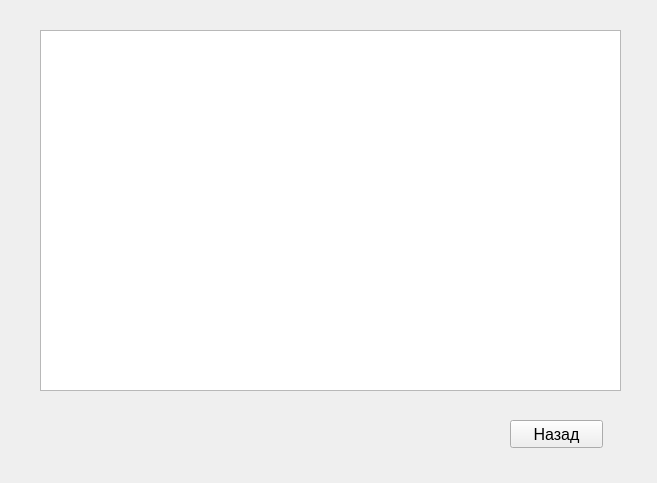
<?xml version="1.0" encoding="UTF-8"?>
<ui version="4.0">
 <class>clients</class>
 <widget class="QWidget" name="clients">
  <property name="geometry">
   <rect>
    <x>0</x>
    <y>0</y>
    <width>657</width>
    <height>483</height>
   </rect>
  </property>
  <property name="windowTitle">
   <string>Form</string>
  </property>
  <widget class="QPushButton" name="back">
   <property name="geometry">
    <rect>
     <x>510</x>
     <y>420</y>
     <width>93</width>
     <height>28</height>
    </rect>
   </property>
   <property name="font">
    <font>
     <pointsize>12</pointsize>
    </font>
   </property>
   <property name="text">
    <string>Назад</string>
   </property>
  </widget>
  <widget class="QTableWidget" name="tableWidget">
   <property name="geometry">
    <rect>
     <x>40</x>
     <y>30</y>
     <width>581</width>
     <height>361</height>
    </rect>
   </property>
  </widget>
 </widget>
 <resources/>
 <connections/>
</ui>
